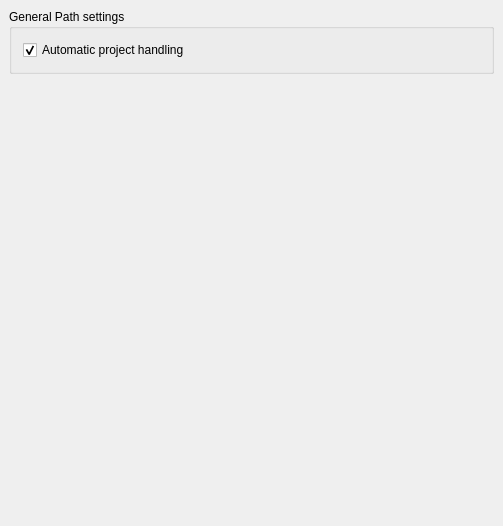
<?xml version="1.0" encoding="UTF-8"?>
<ui version="4.0">
 <class>Gui::Dialog::DlgSettingsPath</class>
 <widget class="QWidget" name="Gui::Dialog::DlgSettingsPath">
  <property name="geometry">
   <rect>
    <x>0</x>
    <y>0</y>
    <width>503</width>
    <height>526</height>
   </rect>
  </property>
  <property name="windowTitle">
   <string>General Path settings</string>
  </property>
  <layout class="QVBoxLayout">
   <property name="spacing">
    <number>6</number>
   </property>
   <property name="margin">
    <number>9</number>
   </property>
   <item>
    <widget class="QGroupBox" name="groupBox_2">
     <property name="title">
      <string>General Path settings</string>
     </property>
     <layout class="QVBoxLayout" name="verticalLayout">
      <item>
       <layout class="QHBoxLayout" name="horizontalLayout_12">
        <item>
         <widget class="Gui::PrefCheckBox" name="pathTestSetting1">
          <property name="toolTip">
           <string>If this option is enabled, new paths will automatically be placed in the active project, which will be created if necessary.</string>
          </property>
          <property name="text">
           <string>Automatic project handling</string>
          </property>
          <property name="checked">
           <bool>true</bool>
          </property>
          <property name="prefEntry" stdset="0">
           <cstring>pathAutoProject</cstring>
          </property>
          <property name="prefPath" stdset="0">
           <cstring>Mod/Path</cstring>
          </property>
         </widget>
        </item>
       </layout>
      </item>
     </layout>
    </widget>
   </item>
   <item>
    <spacer name="verticalSpacer">
     <property name="orientation">
      <enum>Qt::Vertical</enum>
     </property>
     <property name="sizeHint" stdset="0">
      <size>
       <width>20</width>
       <height>40</height>
      </size>
     </property>
    </spacer>
   </item>
  </layout>
 </widget>
 <layoutdefault spacing="6" margin="11"/>
 <pixmapfunction>qPixmapFromMimeSource</pixmapfunction>
 <customwidgets>
  <customwidget>
   <class>Gui::PrefCheckBox</class>
   <extends>QCheckBox</extends>
   <header>Gui/PrefWidgets.h</header>
  </customwidget>
 </customwidgets>
 <resources/>
 <connections/>
</ui>
